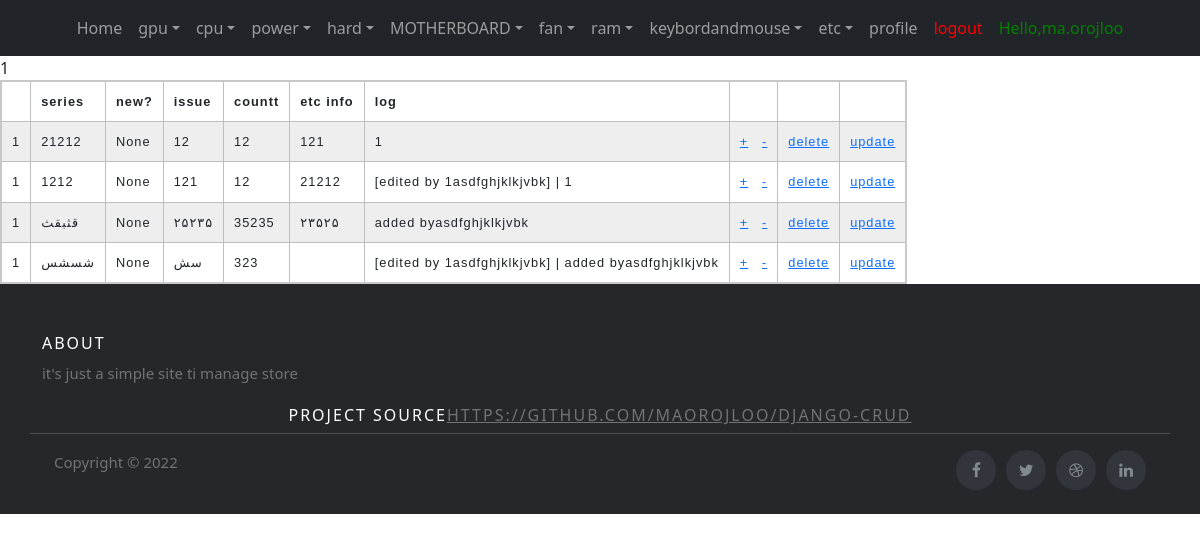
/cpu/ (signed in), run on the app's committed database.
### stuffs/models.py (models this page shows, shortened)
class cpu(models.Model):
    series= models.CharField(max_length=100)
    new = models.BooleanField(null=True, blank=True)#*
    issue = models.CharField(max_length=100, blank=True)#*
    countt=models.SmallIntegerField()#*
    etc = models.CharField(max_length=100,blank=True)#*
    log=models.CharField(max_length=300)

### stuffs/views.py (the view)
# urls.py: path('cpu/',cpu_list,name='cpu_list'),
@login_required(login_url='/login/') #redirect when user is not logged in
def cpu_list(request):
    cpus = cpu.objects.all()
    return render(request,'cpu.html',{'cpus':cpus})

### stuffs/templates/cpu.html (shortened to what this page needs)
{% extends 'base.html' %}
{%  load static %}
    {% block content %}
    <link rel="stylesheet"  href="{%  static  'stuffs/css/zebrastrepedtable.css'  %}">
        <table>
            <tr>
                <th></th>
                <th>series</th>
                <th>new?</th>
                <th>issue</th>
                <th>countt</th>
                <th>etc info</th>
                <th>log</th>
                <th>  </th>
                <th>  </th>
                <th>  </th>
                </tr>
        {% with num1=0 %}
        {% for cpu in cpus  %}
        {% with table='cpu' %}
            <tr>
            <td>{{ num1|add:1}}</td>
            <td>{{cpu.series}}</td>
            <td>{{cpu.new}}</td>
            <td>{{cpu.issue}}</td>
            <td>{{cpu.countt}}</td>
            <td>{{cpu.etc}}</td>
            <td>{{cpu.log}}</td>
            <td><a href="{% url 'gpu_plusone' table cpu.id %}" >+</a>&nbsp;&nbsp;&nbsp;<a href="{% url 'gpu_minusone' table cpu.id %}" >-</a></td>
            <td><a href="{% url 'delete_gpu' table cpu.id %}">delete</a></td>
            <td><a href="{% url 'update_gpu' table cpu.id  %}">update</a></td>
            </tr>
        {% endwith %}
        {% endfor %}
        {% endwith %}
        </table>
    {% endblock content %}

### stuffs/templates/base.html (shortened to what this page needs)
{% load static %}
<!DOCTYPE html>
<html>
    <link href="https://cdn.jsdelivr.net/npm/bootstrap@5.1.3/dist/css/bootstrap.min.css" rel="stylesheet">
    <link rel="stylesheet"  href="{%  static  'stuffs/css/headerandfooter.css'  %}">
<head>
</head>
<body>
	<link rel="stylesheet" href="https://stackpath.bootstrapcdn.com/font-awesome/4.7.0/css/font-awesome.min.css">
		<nav class="navbar navbar-expand-lg navbar-dark ftco_navbar bg-dark ftco-navbar-light" id="ftco-navbar">
	    <div class="container-fluid">
	      <div class="collapse navbar-collapse" id="ftco-nav">
	        <ul class="navbar-nav m-auto">
	        	<li class="nav-item active"><a href="#" class="nav-link">Home</a></li>
            <li class="nav-item dropdown">
              <a class="nav-link dropdown-toggle" href="{% url  'list_stuffs' %}" id="dropdown04" data-toggle="dropdown" aria-haspopup="true" aria-expanded="false">gpu</a>
            </li>
<li class="nav-item dropdown">
              <a class="nav-link dropdown-toggle" href="{% url  'cpu_list' %}" id="dropdown04" data-toggle="dropdown" aria-haspopup="true" aria-expanded="false">cpu</a>
            </li>
<li class="nav-item dropdown">
              <a class="nav-link dropdown-toggle" href="{% url  'power_list' %}" id="dropdown04" data-toggle="dropdown" aria-haspopup="true" aria-expanded="false">power</a>
            </li>
<li class="nav-item dropdown">
              <a class="nav-link dropdown-toggle" href="{% url  'hard_list' %}" id="dropdown04" data-toggle="dropdown" aria-haspopup="true" aria-expanded="false">hard</a>
            </li>
<li class="nav-item dropdown">
              <a class="nav-link dropdown-toggle" href="{% url  'MOTHERBOARD_list' %}" id="dropdown04" data-toggle="dropdown" aria-haspopup="true" aria-expanded="false">MOTHERBOARD</a>
            </li>
<li class="nav-item dropdown">
              <a class="nav-link dropdown-toggle" href="{% url  'fan_list' %}" id="dropdown04" data-toggle="dropdown" aria-haspopup="true" aria-expanded="false">fan</a>
            </li>
<li class="nav-item dropdown">
              <a class="nav-link dropdown-toggle" href="{% url  'ram_list' %}" id="dropdown04" data-toggle="dropdown" aria-haspopup="true" aria-expanded="false">ram</a>
            </li>
<li class="nav-item dropdown">
              <a class="nav-link dropdown-toggle" href="{% url  'keybordandmouse_list' %}" id="dropdown04" data-toggle="dropdown" aria-haspopup="true" aria-expanded="false">keybordandmouse</a>
            </li>
<li class="nav-item dropdown">
              <a class="nav-link dropdown-toggle" href="{% url  'etc_list' %}" id="dropdown04" data-toggle="dropdown" aria-haspopup="true" aria-expanded="false">etc</a>
            </li>
              {% if user.is_authenticated%}
              <li class="nav-item"><a href="/profile" class="nav-link">profile</a></li>
              <li class="nav-item"><a href="/logout" style="color: red;" class="nav-link">logout</a></li>
                {% else %}
                <li class="nav-item"><a href="/login" style="color: red;" class="nav-link">login</a></li>
                {% endif %}
            {% if user.is_authenticated%}
	          <li class="nav-item"><a href="" style="color: green;" class="nav-link">Hello,{{ user.username }}</a></li>
            {% endif %}
	        </ul>
	      </div>
	    </div>
	  </nav>
<div >
    <dev calss='container-s'>
    {% block content%}{%endblock%}
    </dev>
  </div>
<div  >
<footer class="site-footer">
    <div class="container">
      <div class="row">
        <div class="col-sm-12 col-md-6">
          <h6>About</h6>
          <p class="text-justify">it's just a simple site ti manage store</p>
        </div>
        <h6 align="center" >project source<a href="https://github.com/maorojloo/Django-CRUD" target="blank">https://github.com/maorojloo/Django-CRUD</a></h6><br/>
      <hr>
    </div>
    <div class="container">
      <div class="row">
        <div class="col-md-8 col-sm-6 col-xs-12">
          <p class="copyright-text">Copyright &copy; 2022
          </p>
        </div>
        <div class="col-md-4 col-sm-6 col-xs-12">
          <ul class="social-icons">
            <li><a class="facebook" href="#"><i class="fa fa-facebook"></i></a></li>
            <li><a class="twitter" href="#"><i class="fa fa-twitter"></i></a></li>
            <li><a class="dribbble" href="#"><i class="fa fa-dribbble"></i></a></li>
            <li><a class="linkedin" href="#"><i class="fa fa-linkedin"></i></a></li>
          </ul>
        </div>
      </div>
    </div>
  </div>
</footer>
</body>
</html>

### stuffs/static/stuffs/css/headerandfooter.css (style rules this page uses)
.site-footer { background-color:#26272b; padding:45px 0 20px; font-size:15px; line-height:24px; color:#737373; }
.site-footer hr { border-top-color:#bbb; opacity:0.5 }
.site-footer h6 { color:#fff; font-size:16px; text-transform:uppercase; margin-top:5px; letter-spacing:2px }
.site-footer a { color:#737373; }
.site-footer .social-icons { text-align:right }
.site-footer .social-icons a { width:40px; height:40px; line-height:40px; margin-left:6px; margin-right:0; border-radius:100%; background-color:#33353d }
.copyright-text { margin:0 }
.social-icons { padding-left:0; margin-bottom:0; list-style:none }
.social-icons li { display:inline-block; margin-bottom:4px }
.social-icons a { background-color:#eceeef; color:#818a91; font-size:16px; display:inline-block; line-height:44px; width:44px; height:44px; text-align:center; margin-right:8px; border-radius:100%; -webkit-transition:all .2s linear; -o-transition:all .2s linear; transition:all .2s linear }

### stuffs/static/stuffs/css/zebrastrepedtable.css (style rules this page uses)
td, th { border: 1px solid rgb(190, 190, 190); padding: 10px; }
tr:nth-child(even) { background-color: #eee; }
table { border-collapse: collapse; border: 2px solid rgb(200, 200, 200); letter-spacing: 1px; font-family: sans-serif; font-size: .8rem; }

### data on the page
cpu: log "1", series "21212", new "None", issue "12", countt "12", etc "121"
cpu: num1 "1", series "1212", new "None", issue "121", countt "12", etc "21212", log "[edited by 1asdfghjklkjvbk] | 1"
cpu: num1 "1", series "قثبقث", new "None", issue "۲۵۲۳۵", countt "35235", etc "۲۳۵۲۵", log "added byasdfghjklkjvbk"
cpu: num1 "1", series "شسشس", new "None", issue "سش", countt "323", log "[edited by 1asdfghjklkjvbk] | added byasdfghjklkjvbk"

### other printed values
{{ user.username }} "ma.orojloo"
